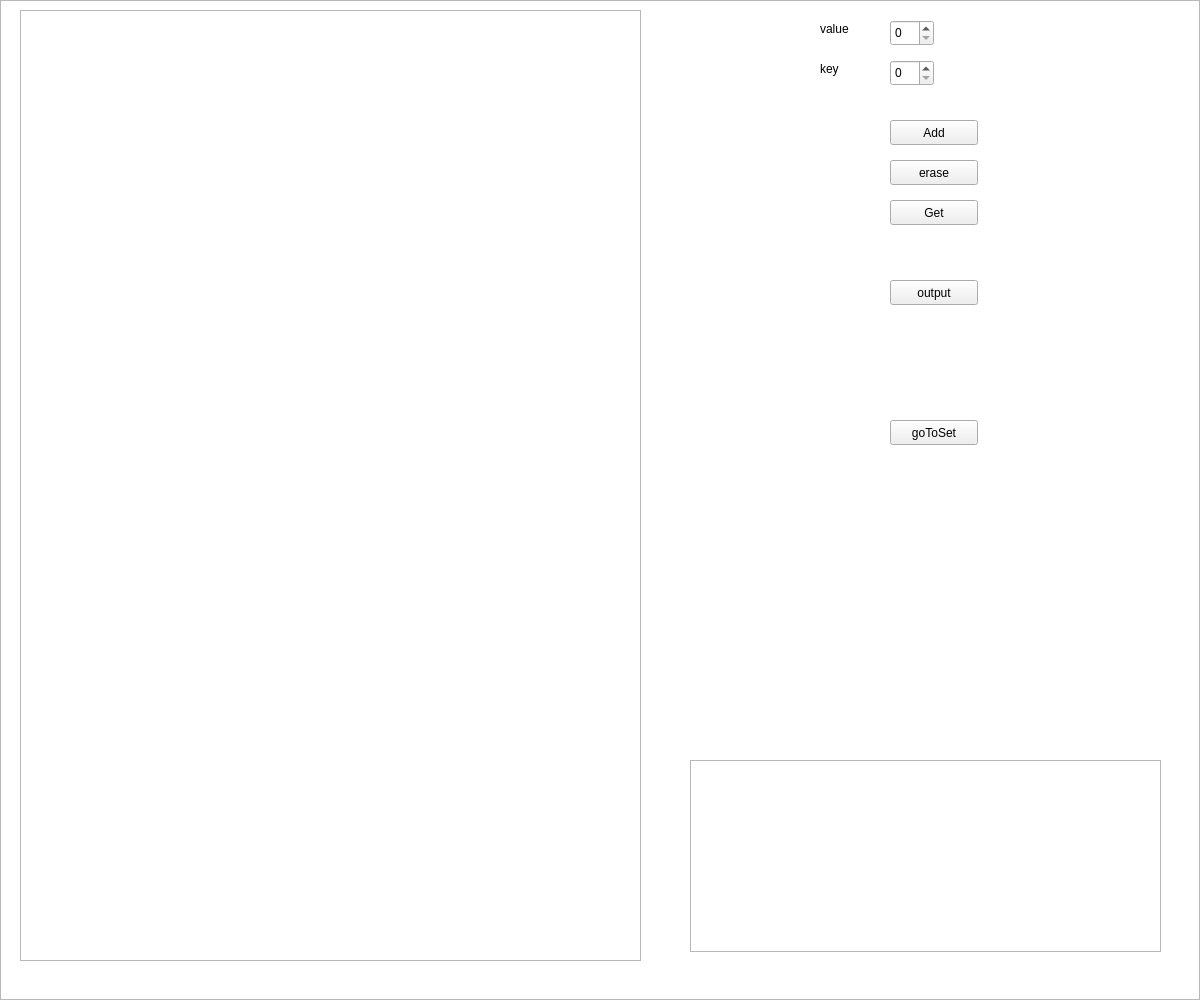
<?xml version="1.0" encoding="UTF-8"?>
<ui version="4.0">
 <class>main_window</class>
 <widget class="QWidget" name="main_window">
  <property name="geometry">
   <rect>
    <x>0</x>
    <y>0</y>
    <width>1200</width>
    <height>1000</height>
   </rect>
  </property>
  <property name="windowTitle">
   <string>main_window</string>
  </property>
  <widget class="QGraphicsView" name="graphicsView">
   <property name="geometry">
    <rect>
     <x>0</x>
     <y>0</y>
     <width>1200</width>
     <height>1000</height>
    </rect>
   </property>
  </widget>
  <widget class="QLabel" name="label">
   <property name="geometry">
    <rect>
     <x>820</x>
     <y>20</y>
     <width>66</width>
     <height>17</height>
    </rect>
   </property>
   <property name="text">
    <string>value</string>
   </property>
  </widget>
  <widget class="QSpinBox" name="key">
   <property name="geometry">
    <rect>
     <x>890</x>
     <y>60</y>
     <width>44</width>
     <height>26</height>
    </rect>
   </property>
   <property name="maximum">
    <number>300</number>
   </property>
  </widget>
  <widget class="QLabel" name="label_2">
   <property name="geometry">
    <rect>
     <x>820</x>
     <y>60</y>
     <width>66</width>
     <height>17</height>
    </rect>
   </property>
   <property name="text">
    <string>key</string>
   </property>
  </widget>
  <widget class="QPushButton" name="add">
   <property name="geometry">
    <rect>
     <x>890</x>
     <y>120</y>
     <width>88</width>
     <height>25</height>
    </rect>
   </property>
   <property name="text">
    <string>Add</string>
   </property>
  </widget>
  <widget class="QTreeView" name="treeView">
   <property name="geometry">
    <rect>
     <x>20</x>
     <y>10</y>
     <width>621</width>
     <height>951</height>
    </rect>
   </property>
  </widget>
  <widget class="QPushButton" name="erase">
   <property name="geometry">
    <rect>
     <x>890</x>
     <y>160</y>
     <width>88</width>
     <height>25</height>
    </rect>
   </property>
   <property name="text">
    <string>erase</string>
   </property>
  </widget>
  <widget class="QTextBrowser" name="textBrowser">
   <property name="geometry">
    <rect>
     <x>690</x>
     <y>760</y>
     <width>471</width>
     <height>192</height>
    </rect>
   </property>
  </widget>
  <widget class="QSpinBox" name="val">
   <property name="geometry">
    <rect>
     <x>890</x>
     <y>20</y>
     <width>44</width>
     <height>26</height>
    </rect>
   </property>
  </widget>
  <widget class="QPushButton" name="get">
   <property name="geometry">
    <rect>
     <x>890</x>
     <y>200</y>
     <width>88</width>
     <height>25</height>
    </rect>
   </property>
   <property name="text">
    <string>Get</string>
   </property>
  </widget>
  <widget class="QPushButton" name="change">
   <property name="geometry">
    <rect>
     <x>890</x>
     <y>420</y>
     <width>88</width>
     <height>25</height>
    </rect>
   </property>
   <property name="text">
    <string>goToSet</string>
   </property>
  </widget>
  <widget class="QPushButton" name="output">
   <property name="geometry">
    <rect>
     <x>890</x>
     <y>280</y>
     <width>88</width>
     <height>25</height>
    </rect>
   </property>
   <property name="text">
    <string>output</string>
   </property>
  </widget>
 </widget>
 <resources/>
 <connections/>
</ui>
